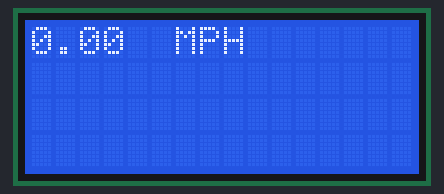
Bench run of a sketch on a simulated Arduino Uno, built with avr-gcc and run on an emulated ATmega328P. On the bench: 16×4 character LCD.

Above: at 0.22 s.
At 5.12 s:
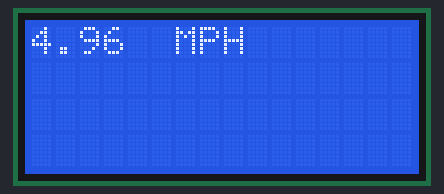
At 10.02 s:
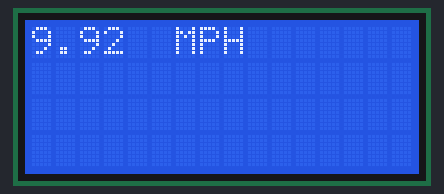
At 20.03 s:
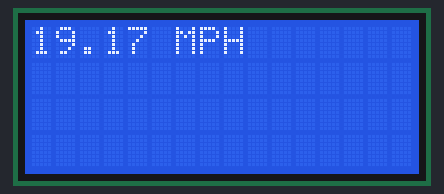
At 29.72 s:
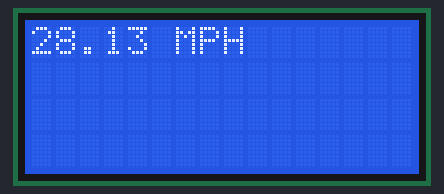
At 39.72 s:
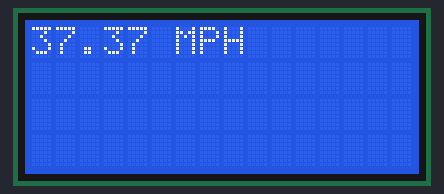

The sketch:

i2c_lcd_test.ino
```cpp
#include <Wire.h>
#include <LiquidCrystal_I2C.h>

//LiquidCrystal_I2C lcd(0x27, 16, 2); // set the LCD address to 0x27 for a 16 chars and 2 line display

//LiquidCrystal_I2C lcd = LiquidCrystal_I2C(0x27, 16, 2); // Change to (0x27,16,2) for 16x2 LCD.

LiquidCrystal_I2C lcd(0x27, 16, 4);


void setup() {
  lcd.init();                      // initialize the lcd
  //  lcd.clear();

  //lcd.init();
  // Print a message to the LCD.
  lcd.backlight();
}


void loop() {
  lcd.clear();

  /*  for (int i = 0; i < 16; i++) {
      lcd.setCursor(i, 0);
      lcd.print("#");
      delay(300);
    }
    for (int i = 0; i < 16; i++) {
      lcd.setCursor(i, 1);
      lcd.print("#");
      delay(300);
    }*/


  lcd.setCursor(6, 0);
  lcd.print("MPH");
  lcd.setCursor(0, 0);

  for (float i = 0; i < 99; i += 0.01) {
    lcd.setCursor(0, 0);
    lcd.print(i);

    delay(5);
  }


  /*lcd.setCursor(0, 0);
    lcd.print("hello world");
    //lcd.setCursor(1, 1);
    //lcd.print("Hello World");

    delay(3000);
    lcd.clear();
    delay(2000);*/

  delay(1000);

}
```
